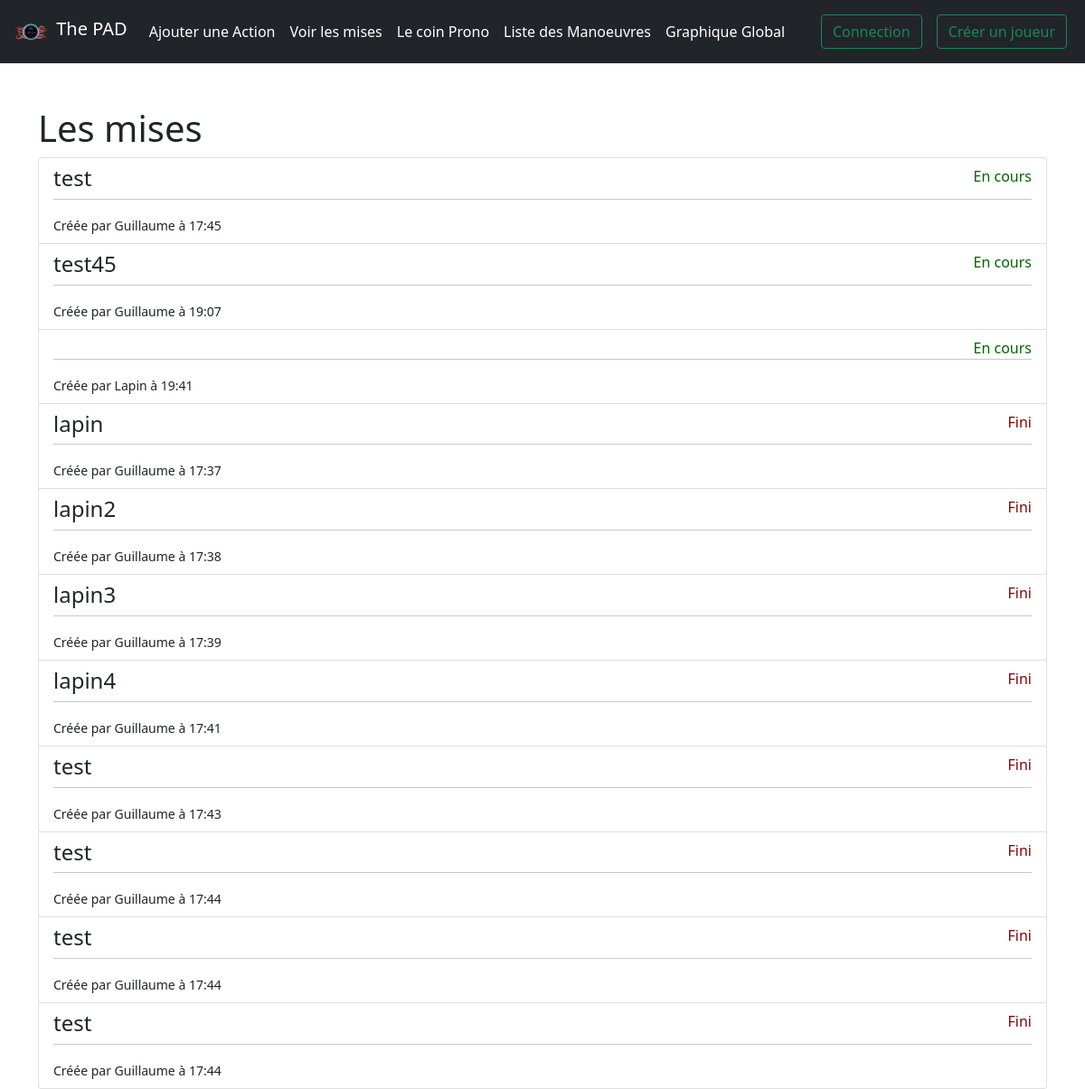
/mise, run on the app's committed database.
### game/models.py (models this page shows, shortened)
class Mise(models.Model) :
    date_creation = models.DateTimeField('date', default=timezone.now)
    creator = models.ForeignKey(Player, on_delete=models.PROTECT)
    fini = models.BooleanField(default=False)
    nom = models.CharField(max_length=50)

class Player(models.Model):
    photo = models.ImageField(upload_to='photo_de_profile/', null=True, blank=True)
    description = models.CharField(max_length=50, null=True, blank=True)
    user = models.OneToOneField(User, on_delete=models.CASCADE)
    def __str__(self) :
        return self.user.username

### game/views.py (the view)
# urls.py: path('mise', views.mise, name="mise"),
def mise(request) :
    mise_list = Mise.objects.all().order_by("fini", "date_creation",)
    if request.method == "POST":
        if request.user.is_authenticated :
            nom = request.POST["miseNom"]
            if nom == None or nom == "" :
                messages.error(request, (f"Nom non valide pour la mise"))
                return redirect('game:mise')
            else :
                creator = get_object_or_404(Player, pk=request.user.player.id)
                mise = Mise(creator=creator, nom=nom, fini=False)
                mise.save()
                messages.success(request, (f"La mise {nom} a bien été ajouté !"))
                return redirect('game:mise_detail', mise_id=mise.id)
    else :
        return render(request, 'game/mise.html', {'mise_list':mise_list})

### game/templates/game/mise.html (shortened to what this page needs)
{% extends 'game/base.html' %}
{% block content %}
<div class="d-inline-block">
  <h1>Les mises</h1>
</div>
<div class="list-group">
  {% for mise in mise_list %}
    <a href="{% url 'game:mise_detail' mise.id %}" class="list-group-item list-group-item-action" id="listIem{{mise.id}}">
      <h4 style="text-align:left;float:left;">{{ mise.nom }}</h4>
      {% if mise.fini %}
        <div style="text-align:right;float:right;color:darkred;"> Fini </div>
      {% else %}
        <div style="text-align:right;float:right;color:darkgreen"> En cours </div>
      {% endif %}
      <hr style="clear:both;"/>
      <small>Créée par {{ mise.creator }} à {{ mise.date_creation|date:"H:i" }}</small>
    </a>
  {% endfor %}
</div>
{% endblock %}

### data on the page
Mise: nom "test", fini "En cours", creator "Guillaume", date_creation "17:45"
Mise: nom "test45", fini "En cours", creator "Guillaume", date_creation "19:07"
Mise: fini "En cours", creator "Lapin", date_creation "19:41"
Mise: nom "lapin", fini "Fini", creator "Guillaume", date_creation "17:37"
Mise: nom "lapin2", fini "Fini", creator "Guillaume", date_creation "17:38"
Mise: nom "lapin3", fini "Fini", creator "Guillaume", date_creation "17:39"
Mise: nom "lapin4", fini "Fini", creator "Guillaume", date_creation "17:41"
Mise: nom "test", fini "Fini", creator "Guillaume", date_creation "17:43"
Mise: nom "test", fini "Fini", creator "Guillaume", date_creation "17:44"
Mise: nom "test", fini "Fini", creator "Guillaume", date_creation "17:44"
Mise: nom "test", fini "Fini", creator "Guillaume", date_creation "17:44"
